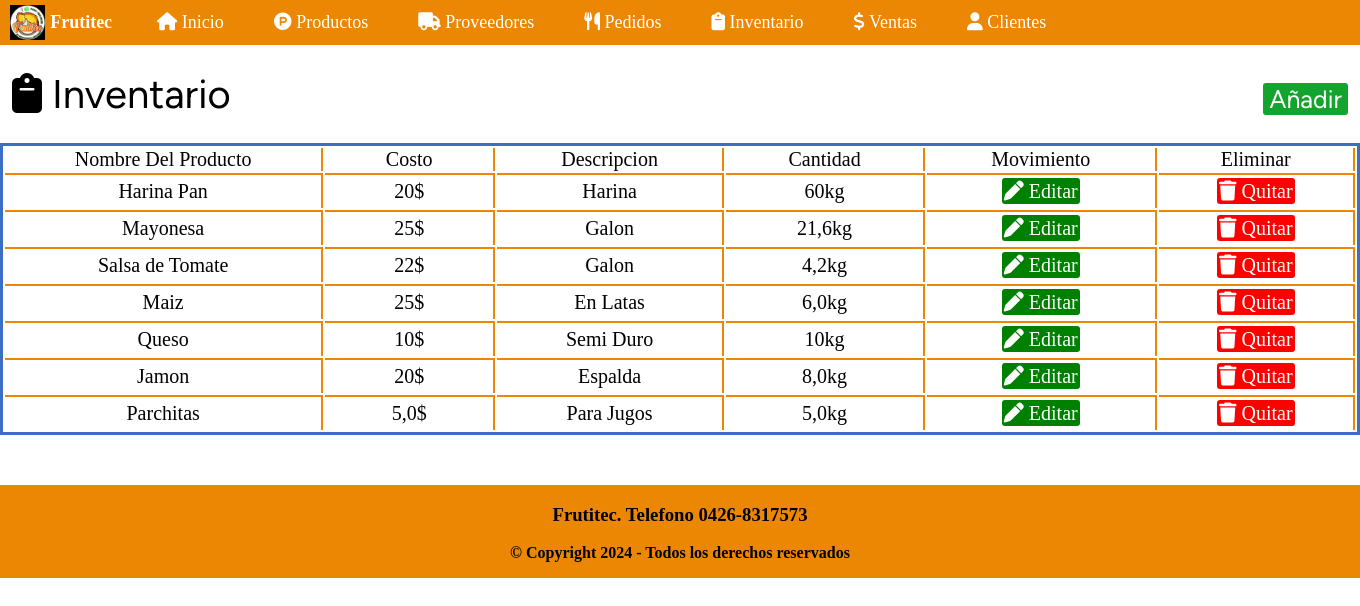
The page /assets/PHP/inventario.php (signed in) on the database its author committed.
### tables this page shows
CREATE TABLE `inventario` (
  `idProductoInventario` int(30) NOT NULL,
  `nombreProducto` varchar(15) NOT NULL,
  `costo` varchar(15) NOT NULL,
  `descripcion` varchar(30) NOT NULL,
  `cantidad` varchar(20) NOT NULL,
  `movimiento` varchar(20) NOT NULL
);

### assets/PHP/inventario.php (the view, shortened to what this page needs)
<!DOCTYPE html>
<html lang="en">
<head>
    <link rel="stylesheet" href="../Css/inventario.css">
    <link rel="stylesheet" href="https://cdnjs.cloudflare.com/ajax/libs/font-awesome/6.5.1/css/all.min.css">
</head>
<body>
    <header>
        <nav>
            <ul>
                <li><img src="../images/Logo.jpg" alt="LogoFrutitec" height="35px" class="logo-nav"></li>
                <h4>Frutitec</h4>
                <li><a href="../PHP/menu.php"><i class="fa-solid fa-house"></i> Inicio</a></li>
                <li><a href="../PHP/productos.php"><i class="fa-brands fa-product-hunt"></i> Productos</a></li>
                <li><a href="../PHP/proveedores.php"><i class="fa-solid fa-truck"></i> Proveedores</a></li>
                <li><a href="../PHP/pedidos.php"><i class="fa-solid fa-utensils"></i> Pedidos</a></li>
                <li><a href="../PHP/inventario.php"><i class="fa-solid fa-clipboard"></i> Inventario</a></li>
                <li><a href="../PHP/ventas.php"><i class="fa-solid fa-dollar-sign"></i> Ventas</a></li>
                <li><a href="../PHP/clientes.php"><i class="fa-solid fa-user"></i> Clientes </a></li>
            </ul>
        </nav>
    </header>
    <div class="icon">
        <div class="icon2"><i class="fa-solid fa-clipboard"></i> Inventario</div>
        <div class="btnAnadir"><button onclick="openModal4()">Añadir</button></div>
    </div>
    <table>
        <tr>
            <td>Nombre Del Producto</td>
            <td>Costo</td>
            <td>Descripcion</td>
            <td>Cantidad</td>
            <td>Movimiento</td>
            <td>Eliminar</td>
        </tr>
        <?php
        include 'conexion1.php';
        $sql = "SELECT * FROM inventario";
        $result = mysqli_query($conexion, $sql);
        while ($mostrar = mysqli_fetch_array($result)) {
        ?>
            <tr class="tabla2">
                <td><?php echo $mostrar['nombreProducto'] ?></td>
                <td><?php echo $mostrar['costo'] ?>$</td>
                <td><?php echo $mostrar['descripcion'] ?></td>
                <td><?php echo $mostrar['cantidad'] ?>kg</td>
                <td><a href="editarInventario.php? idProductoInventario=<?php echo $mostrar['idProductoInventario']; ?>" class="editar"><i class="fa-solid fa-pen"></i> Editar</a></td>
                <td><a href="eliminarInventario.php? idProductoInventario=<?php echo $mostrar['idProductoInventario'] ?>" class="eliminar"><i class="fa-solid fa-trash"></i> Quitar</a>
                </td>
            </tr>
        <?php
        }
        ?>
    </table>
    <footer>
        <h3>Frutitec. Telefono 0426-8317573</h3>
        <strong>
            <p>&copy; Copyright 2024 - Todos los derechos reservados
        </strong>
    </footer>
</body>
</html>

### assets/Css/inventario.css (style rules this page uses)
:root { --fondosNaranjas: rgb(236, 135, 3); --light-color: #ffff; --menu: WorkSans; --titulo: figtree; }
body { padding: 0; margin: 0; box-sizing: border-box; overflow-x: hidden; }
header { background: var(--fondosNaranjas); text-align: center; font-size: 50px; width: auto; }
.logo-nav { margin-top: 25px; margin-bottom: 20px; margin-left: -35px; position: relative; }
h4 { color: var(--light-color); }
nav ul { display: flex; align-items: center; list-style: none; font-size: 18px; margin: 0px; padding: 0px; width: 1350px; height: 45px; font-family: var(--menu); }
nav ul li { margin: 5px; margin-left: 45px; }
nav ul li a { color: var(--light-color); text-decoration: none; cursor: pointer; }
.icon { display: flex; margin: 25px 0px 0px 12px; justify-content: space-between; align-items: center; }
.icon2, .btnAnadir { font-size: 40px; font-family: var(--titulo); }
button { margin-right: 12px; font-size: 25px; font-family: var(--titulo); background: rgb(19, 164, 46); color: var(--light-color); border:none; border-radius: 3px; cursor: pointer; }
table { margin: 25px 0px 0px 0px; font-size: 20px; font-family: var(--menu); border: 3px solid #3b6fc3; width: 100%; }
tr { text-align: center; }
td { padding: 0px 50px 0px 50px; border-right: 2px solid var(--fondosNaranjas); }
.tabla2 td { border-top: 2px solid var(--fondosNaranjas); padding: 5px; text-align: center; }
.eliminar { text-decoration: none; padding: 2px; color: white; background: red; border-radius: 3px; font-family: var(--menu); width: auto; height: auto; }
.editar { text-decoration: none; padding: 2px; color: white; background: green; border-radius: 3px; font-family: var(--menu); width: auto; height: auto; }
footer { background: var(--fondosNaranjas); width: 100%; text-align: center; margin-top: 50px; position: absolute; }

### rows shown on the page
inventario: nombreProducto "Harina Pan", costo "20", descripcion "Harina", cantidad "60"
inventario: nombreProducto "Mayonesa", costo "25", descripcion "Galon", cantidad "21,6"
inventario: nombreProducto "Salsa de Tomate", costo "22", descripcion "Galon", cantidad "4,2"
inventario: nombreProducto "Maiz", costo "25", descripcion "En Latas", cantidad "6,0"
inventario: nombreProducto "Queso", costo "10", descripcion "Semi Duro", cantidad "10"
inventario: nombreProducto "Jamon", costo "20", descripcion "Espalda", cantidad "8,0"
inventario: nombreProducto "Parchitas", costo "5,0", descripcion "Para Jugos", cantidad "5,0"
